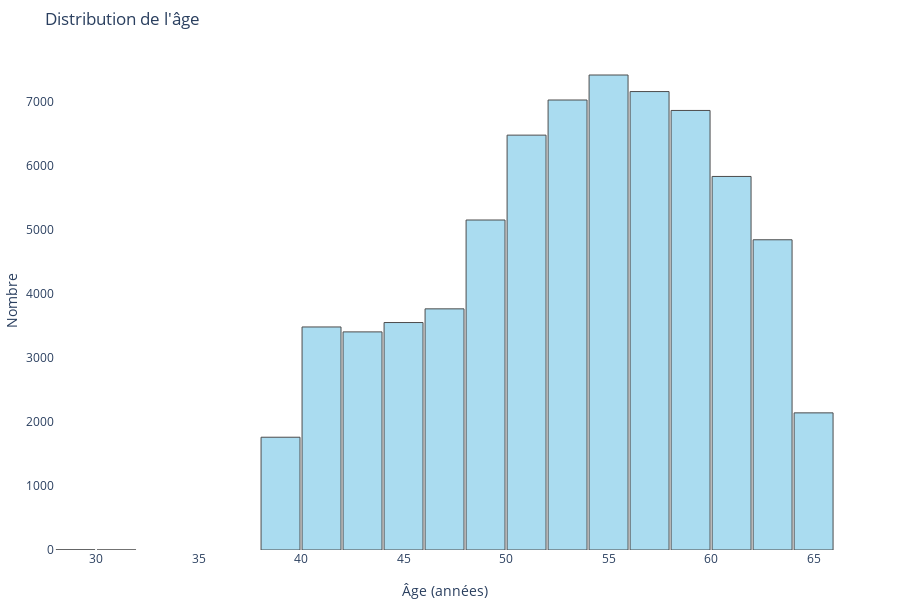

Source (notebook cell):
### Code cell
# Création de l'histogramme
fig = px.histogram(maladie, x="Age(year)", nbins=30, title="Distribution de l'âge")

# Ajustements esthétiques
fig.update_traces(marker_color='skyblue', marker_line_color='black', marker_line_width=1, opacity=0.7)

# Ajustements de la mise en page
fig.update_layout(xaxis_title="Âge (années)", yaxis_title="Nombre", showlegend=False,
                  bargap=0.05, plot_bgcolor='rgba(0,0,0,0)', margin=dict(l=50, r=50, t=50, b=50))

# Affichage du graphique
fig.show()

### Figure 1 — Plotly figure (JSON) as saved in the notebook; plotly's stock layout.template omitted (floating-point values rounded to 4 significant figures; data arrays with more than 128 entries replaced by an {"elided": "..."} marker saying what was removed)
{"data": [{"alignmentgroup": "True", "bingroup": "x", "hoverlabel": {"namelength": 0}, "hovertemplate": "Age(year)=%{x}<br>count=%{y}", "legendgroup": "", "marker": {"color": "skyblue", "line": {"color": "black", "width": 1}}, "name": "", "nbinsx": 30, "offsetgroup": "", "opacity": 0.7, "orientation": "v", "showlegend": false, "type": "histogram", "x": {"elided": "68969 float values"}, "xaxis": "x", "yaxis": "y"}], "layout": {"bargap": 0.05, "barmode": "relative", "height": 600, "legend": {"tracegroupgap": 0}, "margin": {"b": 50, "l": 50, "r": 50, "t": 50}, "plot_bgcolor": "rgba(0,0,0,0)", "showlegend": false, "title": {"text": "Distribution de l'âge"}, "xaxis": {"anchor": "y", "domain": [0, 0.98], "title": {"text": "Âge (années)"}}, "yaxis": {"anchor": "x", "domain": [0, 1], "title": {"text": "Nombre"}}}}
